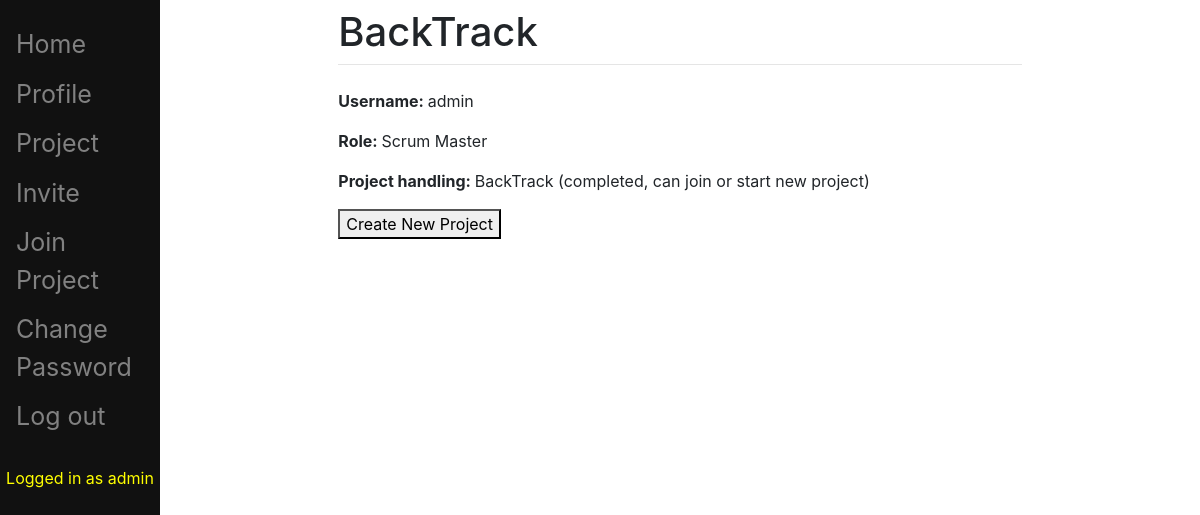
The app's page /pbi/profile/ (signed in), older data.
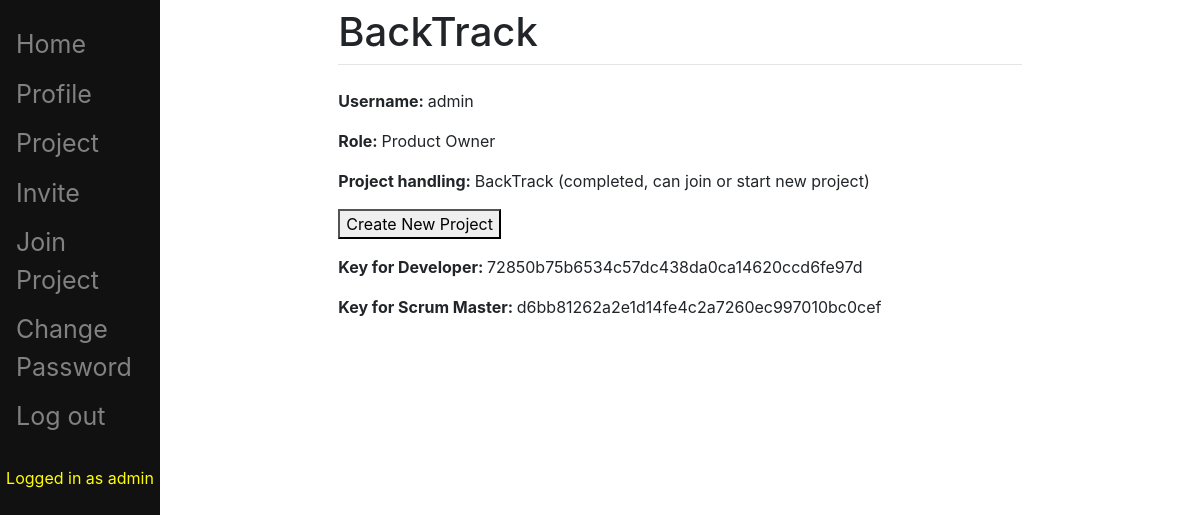
The same page, newer data.
### pbi/models.py (models this page shows, shortened)
class Person(models.Model):
	STAT = (
		('Product Owner', 'Product Owner'),
		('Scrum Master', 'Scrum Master'),
		('Manager', 'Manager'),
		('Developer', 'Developer'),
	)
	user = models.OneToOneField(User, on_delete=models.CASCADE, blank=True, null=True)
	role = models.CharField(choices=STAT, max_length=200, blank=True, null=True)
	project = models.ForeignKey(Project, on_delete=models.CASCADE, blank=True, null=True)
	chosen = models.PositiveIntegerField(default=1)

class Project(models.Model):
	STAT = (
		('Completed', 'Completed'),
		('In Progress', 'In Progress'),
		('Not yet started', 'Not yet started'),
	)
	name = models.CharField(max_length=200)
	description = models.CharField(max_length=200, blank=True, null=True)
	status = models.CharField(choices=STAT, default='Not yet started', max_length=200)
	last_sprint = models.IntegerField(default=1, editable=False)
	Dhash = models.CharField(max_length=200, default=_hash, editable=False)
	SMhash = models.CharField(max_length=200, default=_hash, editable=False)

### pbi/views.py (the view)
class ProfileView(LoginRequiredMixin, TemplateView):
    login_url = '/pbi/login/'
    redirect_field_name = 'redirect_to'
    template_name="profile_view.html"
    model = Person
    def get_context_data(self, **kwargs):
        context = super(ProfileView, self).get_context_data(**kwargs)
        u = self.request.user
        try:
            p = Person.objects.get(user = u)
        except Person.DoesNotExist:
            newPerson = Person(user = u)
            newPerson.save()
        person1 = Person.objects.get(user = u)
        context['project'] = person1.project
        context['person'] = person1
        return context

### templates/profile_view.html (shortened to what this page needs)
{% extends "main/base.html" %}
{% block content %}
<p><b>Username: </b>{{ person.user.username }}</p>
<p><b>Role: </b>{{ person.role }}</p>
<p><b>Project handling: </b>
    {% if project.name == NONE %}
        Not handling any project currently
        {% if person.role == "Developer" or person.role == "Product Owner"%}
            <p><button onclick="window.location.href = '/pbi/createProject/';">Create New Project</button></p>
        {% endif %}
    {% else %}
        {{ project.name }}
        {% if project.status == "Completed" %}
            (completed, can join or start new project)
			<p><button onclick="window.location.href = '/pbi/createProject/';">Create New Project</button></p>
        {% endif %}
        {% if person.role == "Product Owner" %}
            <p><b>Key for Developer: </b>{{ project.Dhash }}</p>
            <p><b>Key for Scrum Master: </b>{{ project.SMhash }}</p>
        {% endif %}
    {% endif %}
</p>
{% endblock %}

### templates/main/base.html (shortened to what this page needs)
{% load static %}
<!doctype html>
<html>
<head>
	<link rel="stylesheet" href="{% static 'css/bootstrap.min.css' %}">
</head>
<body>
	<div class="sidenav">
		<a href="/pbi/">Home</a>
		{% if user.is_authenticated == True %}
			<a href="/pbi/profile/">Profile</a>
            <a href="/pbi/ProjectList/">Project</a>
            <a href="/pbi/Invite/">Invite</a>
            <a href="/pbi/joinProject/">Join Project</a>
			<a href="/pbi/changePassword/">Change Password</a>
			<a href="/pbi/logout/">Log out</a>
			<br><p align="center" style="color:yellow">Logged in as {{ user.get_username }}</p>
		{% endif %}
	</div>
	<div id="content" name="content" class="main">
		<div class="row justify-content-center">
			<div class="col-8">
				<h1 class="mt-2">BackTrack</h1>
				<hr class="mt-0 mb-4">
				{% block content %}
				{% endblock %}
			</div>
		</div>
	</div>
</body>
</html>

### templates/main/base.html (style rules this page uses)
.sidenav { height:100%; width:160px; position: fixed; z-index:1; top:0; left:0; background-color:#111; overflow-x: :hidden; padding-top:20px; }
.sidenav a { padding:6px 8px 6px 16px; text-decoration: none; font-size:25px; color: #818181; display:block; }
.main { margin-left:160px; padding: 0px 0px; }

Row changes from the older to the newer data that the page shows:
changed Person "admin": role "Scrum Master" → "Product Owner"
shown differently, row unchanged: Project "BackTrack": Dhash (not shown) → "72850b75b6534c57dc438da0ca14620ccd6fe97d"; SMhash (not shown) → "d6bb81262a2e1d14fe4c2a7260ec997010bc0cef"
Text that changed along with them:
text now shown: "Key for Developer: Key for Scrum Master:"
